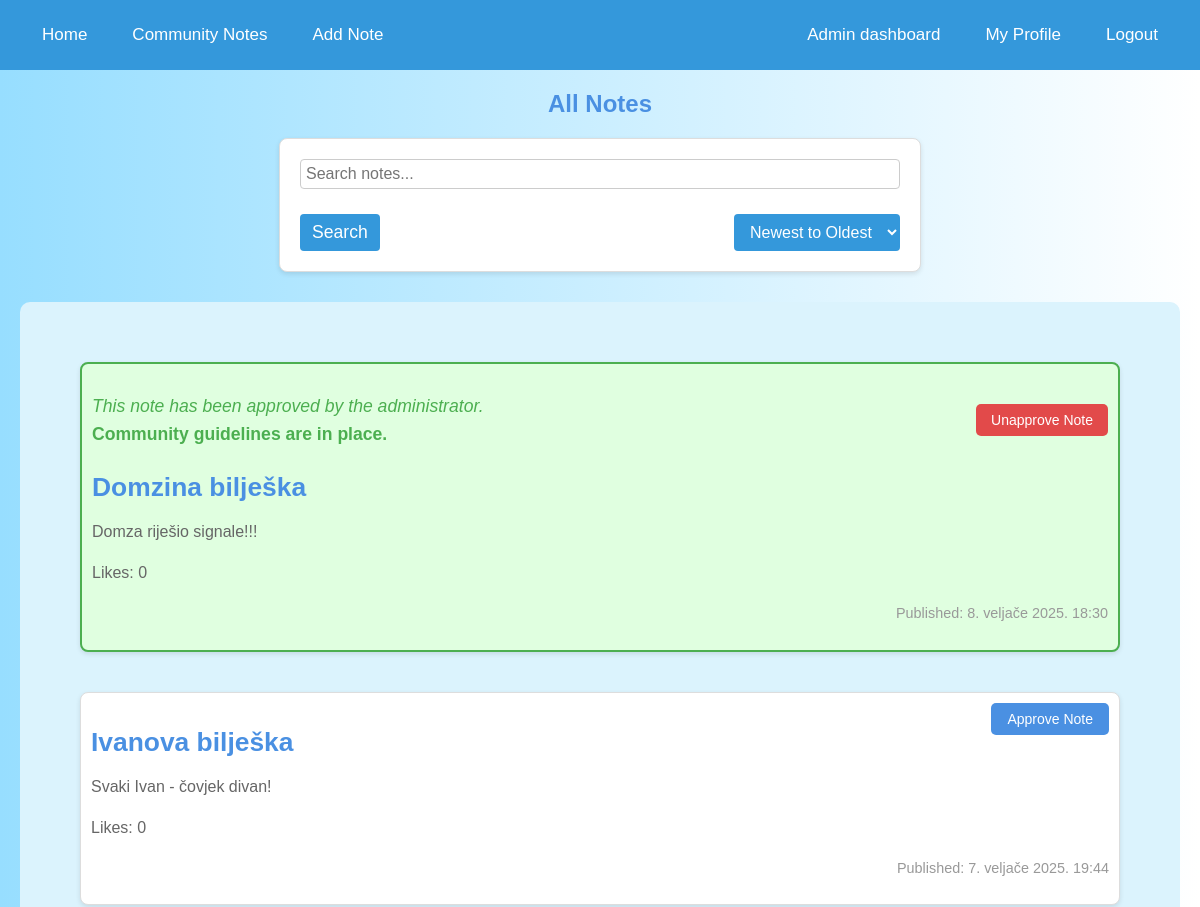
Page /notes/ (signed in, upper part) on the earlier database version.
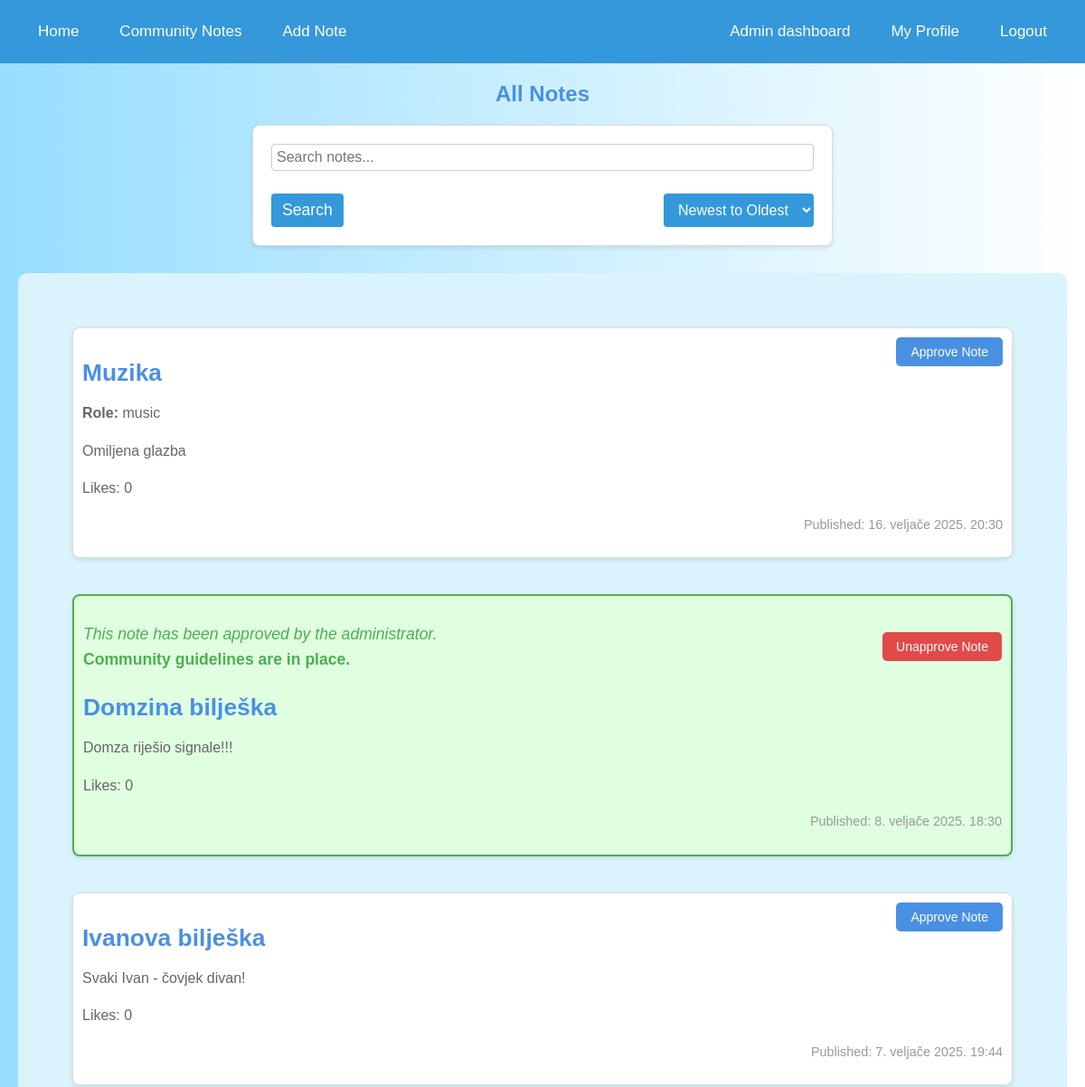
Same page on the later database version.
### notes/models.py (models this page shows, shortened)
class Note(models.Model):
    ROLE_CHOICES = [
        ('hobbies', 'Hobbies'),
        ('movies', 'Movies'),
        ('school', 'School'),
        ('work', 'Work'),
        ('music', 'Music'),
        ('personal', 'Personal'),
    ]
    CATEGORY_CHOICES = [
        ('business', 'Business'),
        ('personal', 'Personal'),
    ]
    user = models.ForeignKey('accounts.CustomUser', on_delete=models.CASCADE, null=True, blank=True, related_name='notes')
    title = models.CharField(max_length=200)
    content = models.TextField()
    pub_date = models.DateTimeField(auto_now_add=True)
    private_notes = models.ManyToManyField(PrivateNoteModel, blank=True)
    is_public = models.BooleanField(default=True)
    is_important = models.BooleanField(default=False)
    is_locked = models.BooleanField(default=False)
    password = models.CharField(max_length=100, null=True, blank=True)
    completed = models.BooleanField(default=False)
    is_private = models.BooleanField(default=False)
    role = models.CharField(max_length=20, choices=ROLE_CHOICES, blank=True, null=True)
    approved = models.BooleanField(default=False)
    category = models.CharField(max_length=20, choices=CATEGORY_CHOICES, default='personal', blank=True, null=True)
    likes = models.ManyToManyField(CustomUser, related_name='liked_notes', blank=True)

### notes/views.py (the view)
# urls.py: path('', views.index, name='index'),
def index(request):
    search_query = request.GET.get('search', '')
    order = request.GET.get('order', 'desc')
    if search_query:
        notes = Note.objects.filter(title__icontains=search_query, is_public= True)
    else:
        notes = Note.objects.filter(is_public = True)
    if request.user.is_authenticated:
         notes = notes | Note.objects.filter(user=request.user, is_private=True)
    if request.user.is_authenticated:
        if request.user.type == 'REGULARUSER':
            for note in notes:
                if note.user.type == 'SUPERUSER' and note.is_public:
                    note.display_role = note.role
                else:
                    note.display_role = None
    if order == 'asc':
        notes = notes.order_by('-is_important', 'pub_date')
    else:
        notes = notes.order_by( '-is_important', '-pub_date')
    context = {
        'latest_note_list': notes,
        'current_order': order,
        'search_query': search_query,
    }
    return render(request, 'notes/index.html', context)

### notes/templates/notes/index.html (shortened to what this page needs)
{% extends 'notes/base.html' %}
{% block content %}
    <h2>All Notes</h2>
    <form method="get" action="{% url 'notes:index' %}" class="sort-form">
        <input type="text" name="search" placeholder="Search notes..." value="{{ search_query }}">
        <div class="search-sort-buttons">
            <button type="submit" class="search-button">Search</button>
            <select name="order" onchange="this.form.submit()">
                <option value="desc" {% if current_order == 'desc' %}selected{% endif %}>Newest to Oldest</option>
            </select>
        </div>
    </form>
    <div class="notes-container">
        {% if user.is_authenticated %}
            {% for note in latest_note_list %}
                {% if note.is_public %}
                    <div class="note {% if note.approved %}approved-note{% endif %}">
                        {% if note.approved %}
                            <p class="approved-message">
                                <em>This note has been approved by the administrator.</em><br>
                                <strong>Community guidelines are in place.</strong>
                            </p>
                        {% endif %}
                        {% if user.is_staff %}
                            {% if not note.approved %}
                                <a href="{% url 'accounts:approve_note' note.id %}" class="approve-button">Approve Note</a>
                            {% else %}
                                <a href="{% url 'accounts:unapprove_note' note.id %}" class="unapprove-button">Unapprove Note</a>
                            {% endif %}
                        {% endif %}
                        {% if user.is_authenticated and note.user.type == 'SUPERUSER' %}
                            {% if note.is_important %}
                                <div class="pin">&#128204</div>
                            {% endif %}
                        {% endif %}
                        <h3><a href="{% url 'notes:detail' note.id %}">{{ note.title }}</a></h3>
                        {% if user.is_authenticated and note.user.type == 'SUPERUSER' %}
                            {% if note.role %}
                                <p><strong>Role:</strong> {{ note.role }}</p>
                            {% else %}
                                <p>No role assigned.</p>
                            {% endif %}
                        {% endif %}
                        <p>{{ note.content }}</p>
                        <p>Likes: {{ note.likes.count }}</p>
                        <p>Published: {{ note.pub_date }}</p>
                    </div>
                {% endif %}
            {% empty %}
                <p>No public notes available.</p>
            {% endfor %}
        {% else %}
            <p>You need to be logged in to view the notes.</p>
        {% endif %}
    </div>
{% endblock %}

Differences in the rows shown:
added Note: approved "Approve Note", title "Muzika", role "music", content "Omiljena glazba", likes.count "0", pub_date "16. veljače 2025. 20:30"
